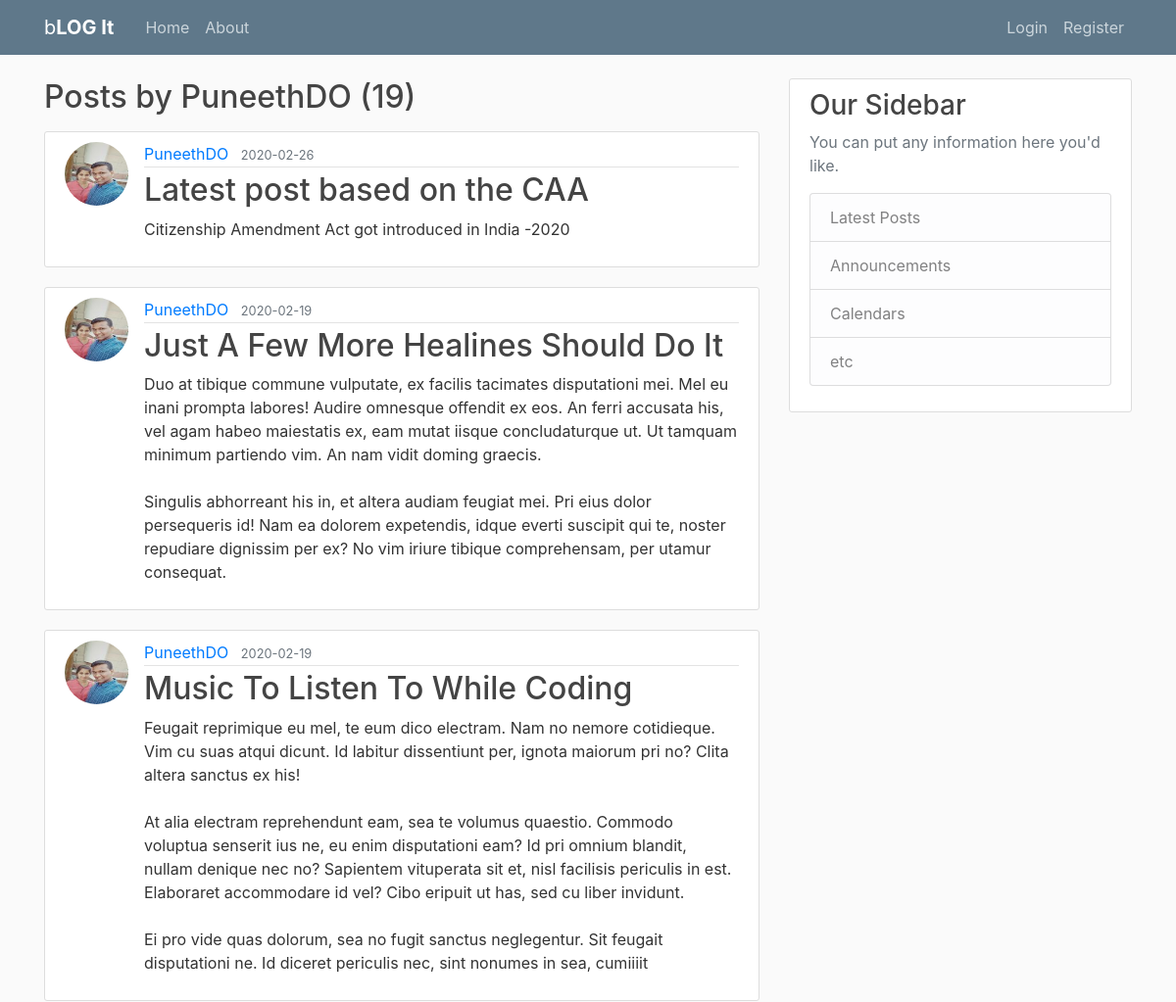
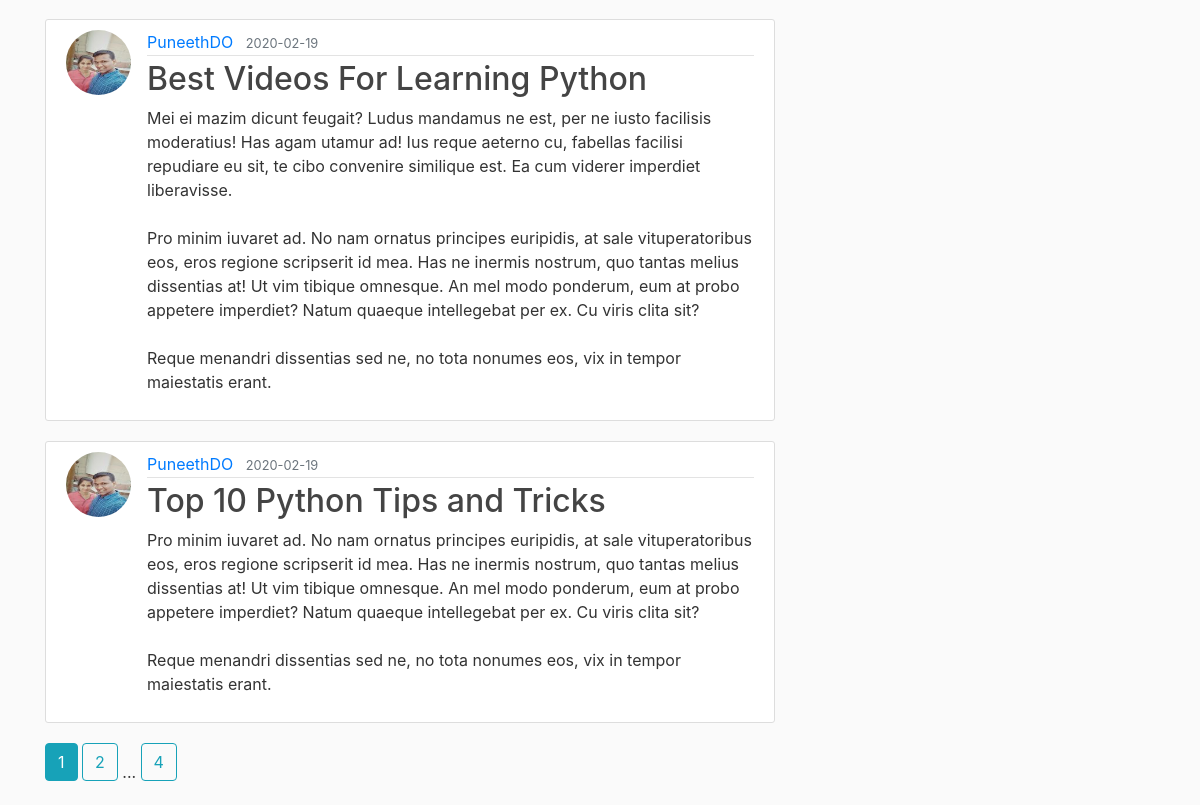
The app's page /user/PuneethDO with its own data (2 pictures, top to bottom).
### flaskblog/models.py (models this page shows, shortened)
class User(db.Model, UserMixin):
    id = db.Column(db.Integer,primary_key=True)
    username = db.Column(db.String(20),nullable=False,unique=True)
    email = db.Column(db.String(50),nullable=False,unique=True)
    profile_pic = db.Column(db.String, default='default.jpg')
    password = db.Column(db.String,nullable=False)
    posts = db.relationship('Post',backref='author',lazy=True)

class Post(db.Model):
    id = db.Column(db.Integer,primary_key=True)
    title = db.Column(db.String(100),nullable=False)
    date_posted = db.Column(db.DateTime,nullable=False,default=datetime.utcnow)
    content = db.Column(db.String(500),nullable=False)
    user_id = db.Column(db.Integer,db.ForeignKey('user.id'),nullable=False)

### flaskblog/users/routes.py (the view)
@users.route('/user/<string:username>')
def user_posts(username):
    page = request.args.get('page',1,type=int)
    user = User.query.filter_by(username=username).first_or_404()
    posts = Post.query.filter_by(author=user)\
        .order_by(Post.date_posted.desc())\
        .paginate(per_page=5, page=page)
    return render_template('user_posts.html', posts=posts, user=user)

### flaskblog/templates/user_posts.html
{% extends "layout.html" %}
{%block content%}
    <h2 class="mb-3">Posts by {{user.username}} ({{posts.total}})</h2>
    {% for post in posts.items %}
    <article class="media content-section">
        <img class="rounded-circle article-img" src="{{ url_for('static',filename='profile_pics/'+ post.author.profile_pic)}}">
            <div class="media-body">
              <div class="article-metadata">
                <a class="mr-2" href="{{ url_for('users.user_posts',username=post.author.username) }}">{{ post.author.username }}</a>
                <small class="text-muted">{{ post.date_posted.strftime('%Y-%m-%d') }}</small>
              </div>
              <h2><a class="article-title" href="{{url_for('posts.post',post_id=post.id) }}">{{ post.title }}</a></h2>
              <p class="article-content">{{ post.content }}</p>
            </div>
          </article>
    {% endfor %}
    {% for page_num in posts.iter_pages(left_edge=1,right_edge=1,left_current=2,right_current=2) %}
        {% if page_num %}
            {% if posts.page == page_num %}
                <a class = "btn btn-info mb-4" href="{{ url_for('users.user_posts', username=user.username, page=page_num) }}">{{page_num}}</a>
            {% else %}
                <a class = "btn btn-outline-info mb-4" href="{{ url_for('users.user_posts', username=user.username ,page=page_num) }}">{{page_num}}</a>
            {% endif %}
        {% else %}
            ...
        {% endif %}
    {% endfor %}
{% endblock content%}

### flaskblog/static/main.css (style rules this page uses)
body { background: #fafafa; color: #333333; margin-top: 5rem; }
h1, h2, h3, h4, h5, h6 { color: #444444; }
.content-section { background: #ffffff; padding: 10px 20px; border: 1px solid #dddddd; border-radius: 3px; margin-bottom: 20px; }
.article-title { color: #444444; }
.article-content { white-space: pre-line; }
.article-img { height: 65px; width: 65px; margin-right: 16px; }
.article-metadata { padding-bottom: 1px; margin-bottom: 4px; border-bottom: 1px solid #e3e3e3 }

### records on screen
User: username "PuneethDO"
Post: profile_pic (picture), author.username "PuneethDO", date_posted "2020-02-26", title "Latest post based on the CAA", content "Citizenship Amendment Act got introduced in India -2020"
Post: profile_pic (picture), author.username "PuneethDO", date_posted "2020-02-19", title "Just A Few More Healines Should Do It", content "Duo at tibique commune vulputate, ex facilis tacimates disputationi mei. Mel eu inani prompta labores! Audire omnesque offendit ex eos. An ferri accusata his, vel agam habeo maiestatis ex, eam mutat iisque concludaturque ut. Ut tamquam minimum partiendo vim. An nam vidit doming graecis. Singulis abhorreant his in, et altera audiam feugiat mei. Pri eius dolor persequeris id! Nam ea dolorem expetendis, idque everti suscipit qui te, noster repudiare dignissim per ex? No vim iriure tibique comprehensam, per utamur consequat."
Post: profile_pic (picture), author.username "PuneethDO", date_posted "2020-02-19", title "Music To Listen To While Coding", content "Feugait reprimique eu mel, te eum dico electram. Nam no nemore cotidieque. Vim cu suas atqui dicunt. Id labitur dissentiunt per, ignota maiorum pri no? Clita altera sanctus ex his! At alia electram reprehendunt eam, sea te volumus quaestio. Commodo voluptua senserit ius ne, eu enim disputationi eam? Id pri omnium blandit, nullam denique nec no? Sapientem vituperata sit et, nisl facilisis periculis in est. Elaboraret accommodare id vel? Cibo eripuit ut has, sed cu liber invidunt. Ei pro vide quas dolorum, sea no fugit sanctus neglegentur. Sit feugait disputationi ne. Id diceret periculis nec, sint nonumes in sea, cumiiiit"
Post: profile_pic (picture), author.username "PuneethDO", date_posted "2020-02-19", title "Best Videos For Learning Python", content "Mei ei mazim dicunt feugait? Ludus mandamus ne est, per ne iusto facilisis moderatius! Has agam utamur ad! Ius reque aeterno cu, fabellas facilisi repudiare eu sit, te cibo convenire similique est. Ea cum viderer imperdiet liberavisse. Pro minim iuvaret ad. No nam ornatus principes euripidis, at sale vituperatoribus eos, eros regione scripserit id mea. Has ne inermis nostrum, quo tantas melius dissentias at! Ut vim tibique omnesque. An mel modo ponderum, eum at probo appetere imperdiet? Natum quaeque intellegebat per ex. Cu viris clita sit? Reque menandri dissentias sed ne, no tota nonumes eos, vix in tempor maiestatis erant."
Post: profile_pic (picture), author.username "PuneethDO", date_posted "2020-02-19", title "Top 10 Python Tips and Tricks", content "Pro minim iuvaret ad. No nam ornatus principes euripidis, at sale vituperatoribus eos, eros regione scripserit id mea. Has ne inermis nostrum, quo tantas melius dissentias at! Ut vim tibique omnesque. An mel modo ponderum, eum at probo appetere imperdiet? Natum quaeque intellegebat per ex. Cu viris clita sit? Reque menandri dissentias sed ne, no tota nonumes eos, vix in tempor maiestatis erant."

### other values on screen
{{ posts.total }} "19"
{{ page_num }} "1"
{{ page_num }} "2" "4"
